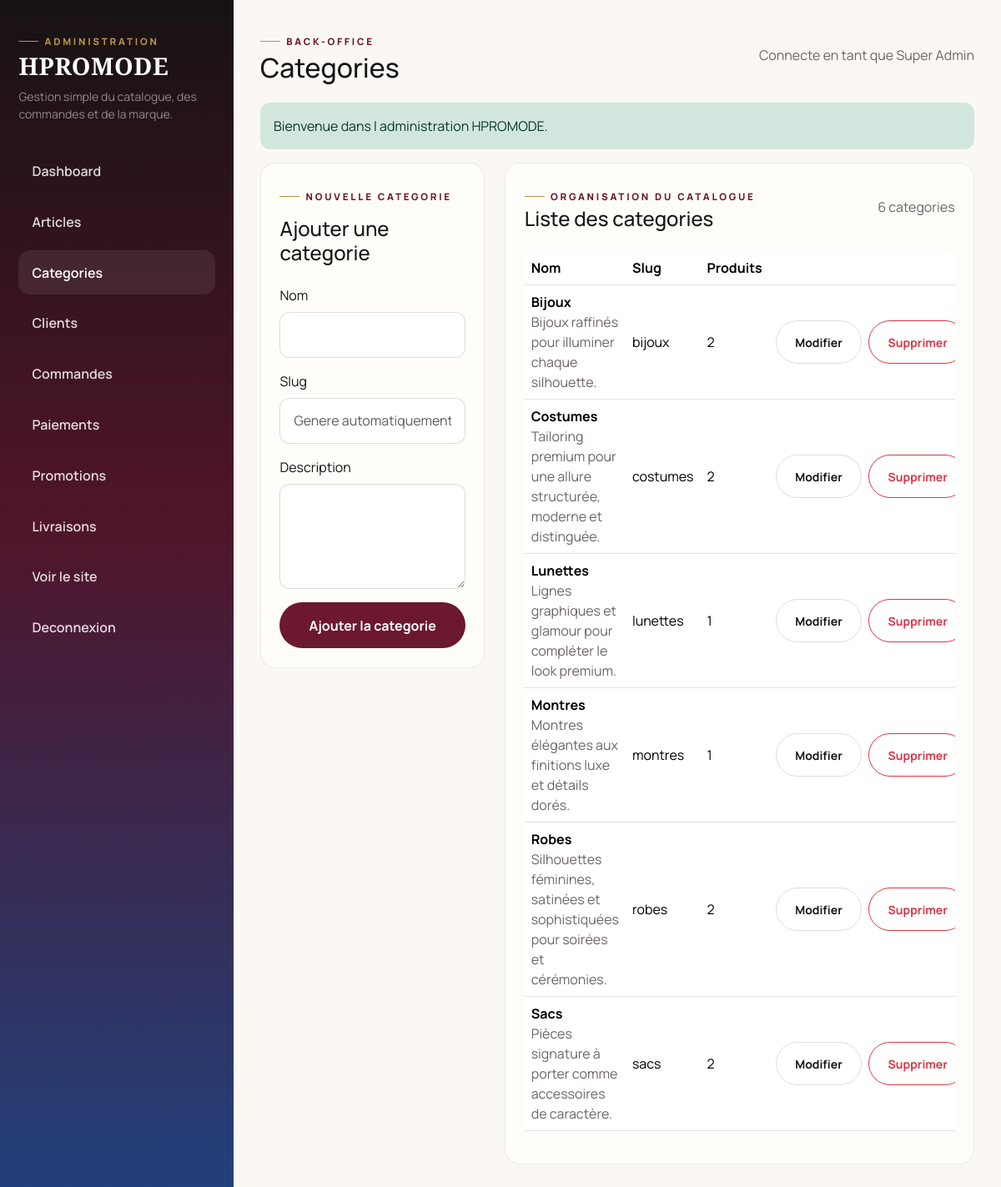
The app's page /admin/categories.php (signed in) with its own data.
### tables this page shows
CREATE TABLE categories (
    id INT AUTO_INCREMENT PRIMARY KEY,
    name VARCHAR(120) NOT NULL,
    slug VARCHAR(120) NOT NULL UNIQUE,
    description TEXT DEFAULT NULL
);

### includes/functions.php (called while the page is built, shortened)
<?php
function e($value)
{
    $value = (string) $value;
    return htmlspecialchars($value, ENT_QUOTES, 'UTF-8');
}
function array_value($array, $key, $default = '')
{
    if (is_array($array) && isset($array[$key])) {
        return $array[$key];
    }
    return $default;
}
function base_url($path = '')
{
    $path = ltrim((string) $path, '/');
    return (BASE_URL !== '' ? BASE_URL : '') . '/' . $path;
}

### admin/categories.php (the view, shortened to what this page needs)
<?php
require_once __DIR__ . '/includes_top.php';
$editingCategory = null;
$categories = $pdo->query(
    'SELECT c.*, COUNT(p.id) AS product_count
     FROM categories c
     LEFT JOIN products p ON p.category_id = c.id
     GROUP BY c.id
     ORDER BY c.name ASC'
)->fetchAll();
?>
<div class="row g-4">
    <div class="col-lg-4">
        <div class="glass-panel">
            <p class="eyebrow"><?= $editingCategory ? 'Modifier' : 'Nouvelle categorie' ?></p>
            <h3 class="h4 mb-4"><?= $editingCategory ? 'Mettre a jour la categorie' : 'Ajouter une categorie' ?></h3>
            <form method="post" class="row g-3">
                <div class="col-12">
                    <label class="form-label">Nom</label>
                    <input type="text" name="name" class="form-control" value="<?= e(array_value($editingCategory, 'name', '')) ?>" required>
                </div>
                <div class="col-12">
                    <label class="form-label">Slug</label>
                    <input type="text" name="slug" class="form-control" value="<?= e(array_value($editingCategory, 'slug', '')) ?>" placeholder="Genere automatiquement si vide">
                </div>
                <div class="col-12">
                    <label class="form-label">Description</label>
                    <textarea name="description" class="form-control" rows="4"><?= e(array_value($editingCategory, 'description', '')) ?></textarea>
                </div>
                <div class="col-12 d-grid gap-2">
                    <button class="btn btn-dark" type="submit" name="save_category" value="1">
                        <?= $editingCategory ? 'Mettre a jour la categorie' : 'Ajouter la categorie' ?>
                    </button>
                </div>
            </form>
        </div>
    </div>
    <div class="col-lg-8">
        <div class="glass-panel">
            <div class="d-flex justify-content-between align-items-center mb-4">
                <div>
                    <p class="eyebrow mb-1">Organisation du catalogue</p>
                    <h3 class="h4 mb-0">Liste des categories</h3>
                </div>
                <span class="small-muted"><?= count($categories) ?> categorie<?= count($categories) > 1 ? 's' : '' ?></span>
            </div>
            <div class="table-responsive">
                <table class="table align-middle">
                    <thead>
                        <tr>
                            <th>Nom</th>
                            <th>Slug</th>
                            <th>Produits</th>
                            <th></th>
                        </tr>
                    </thead>
                    <tbody>
                        <?php foreach ($categories as $category): ?>
                            <tr>
                                <td>
                                    <strong><?= e($category['name']) ?></strong>
                                    <div class="small-muted"><?= e($category['description']) ?></div>
                                </td>
                                <td><?= e($category['slug']) ?></td>
                                <td><?= (int) $category['product_count'] ?></td>
                                <td class="text-end">
                                    <div class="d-flex justify-content-end gap-2">
                                        <a class="btn btn-outline-dark btn-sm" href="<?= e(base_url('admin/categories.php?edit=' . (int) $category['id'])) ?>">Modifier</a>
                                        <form method="post">
                                            <button class="btn btn-outline-danger btn-sm" type="submit" name="delete_category" value="1">Supprimer</button>
                                        </form>
                                    </div>
                                </td>
                            </tr>
                        <?php endforeach; ?>
                    </tbody>
                </table>
            </div>
        </div>
    </div>
</div>
<?php require_once __DIR__ . '/includes_bottom.php'; ?>

### assets/css/style.css (style rules this page uses)
:root { --bg: #fbf8f4; --surface: #fffdf9; --surface-soft: #f3eee8; --ink: #171415; --muted: #6b6567; --line: rgba(23, 20, 21, 0.08); --line-strong: rgba(23, 20, 21, 0.14); --bordeaux: #6b1830; --royal: #244a8f; --gold: #b69346; --gold-soft: #dfcb95; --radius-xl: 26px; --radius-lg: 18px; --radius-md: 12px; }
* { box-sizing: border-box; }
html { scroll-behavior: smooth; }
body { margin: 0; font-family: 'Manrope', sans-serif; color: var(--ink); background: var(--bg); min-height: 100vh; }
a { color: inherit; text-decoration: none; }
.eyebrow { display: inline-flex; align-items: center; gap: 0.45rem; font-size: 0.72rem; letter-spacing: 0.24em; text-transform: uppercase; font-weight: 800; color: var(--bordeaux); }
.eyebrow::before { content: ''; width: 24px; height: 1px; background: var(--gold); }
.small-muted { color: var(--muted); }
.btn { border-radius: 999px; padding: 0.9rem 1.4rem; font-weight: 700; }
.btn-dark { color: #fff; border: 1px solid rgba(107, 24, 48, 0.35); background: var(--bordeaux); }
.btn-outline-dark { color: var(--ink); border: 1px solid var(--line-strong); background: transparent; }
.form-control, .form-select { min-height: 52px; padding: 0.9rem 1rem; border: 1px solid var(--line-strong); border-radius: var(--radius-md); background: #fff; }
.summary-card, .filter-card, .glass-panel { background: var(--surface); border: 1px solid var(--line); border-radius: var(--radius-lg); }
.summary-card, .filter-card, .glass-panel, .auth-card { padding: 1.4rem; }
.admin-body, .admin-login-body { background: var(--bg); }

### records on screen
categories: name "Bijoux", description "Bijoux raffinés pour illuminer chaque silhouette.", slug "bijoux", product_count "2"
categories: name "Costumes", description "Tailoring premium pour une allure structurée, moderne et distinguée.", slug "costumes", product_count "2"
categories: name "Lunettes", description "Lignes graphiques et glamour pour compléter le look premium.", slug "lunettes", product_count "1"
categories: name "Montres", description "Montres élégantes aux finitions luxe et détails dorés.", slug "montres", product_count "1"
categories: name "Robes", description "Silhouettes féminines, satinées et sophistiquées pour soirées et cérémonies.", slug "robes", product_count "2"
categories: name "Sacs", description "Pièces signature à porter comme accessoires de caractère.", slug "sacs", product_count "2"

### other values on screen
isset($pageTitle) ? $pageTitle : 'Administration' "Categories"
array_value(current_admin(), 'name', 'Administrateur') "Super Admin"
$message "Bienvenue dans l administration HPROMODE."
count($categories) "6"
